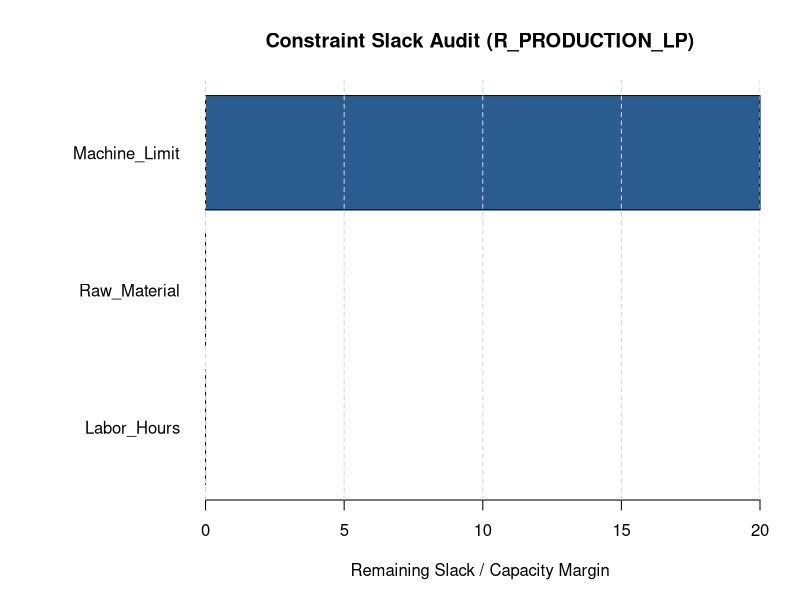

Write R code to recreate this figure.
# ==============================================================================
# Exact Linear Programming (LP) and Mixed-Integer Linear Programming (MILP) (R)
#
# Enforces solver optimality verification, constraint feasibility audits, slack margin
# analysis, integrality checks, and visual sensitivity artifact generation.
# ==============================================================================

audit_linear_constraints_r <- function(A_matrix, b_vector, solution, constraint_names, tolerance = 1e-6) {
  lhs_values <- as.vector(A_matrix %*% solution)
  slack_margins <- b_vector - lhs_values

  negative_violations <- which(slack_margins < -tolerance)
  if (length(negative_violations) > 0) {
    violating <- constraint_names[negative_violations]
    stop(sprintf("Constraint feasibility violated on constraints: %s", paste(violating, collapse = ", ")))
  }

  statuses <- ifelse(abs(slack_margins) < 1e-5, "ACTIVE (BINDING)", "FEASIBLE (SLACK)")

  return(data.frame(
    constraint = constraint_names,
    lhs = lhs_values,
    operator = "<=",
    rhs = b_vector,
    slack = slack_margins,
    status = statuses,
    stringsAsFactors = FALSE
  ))
}

solve_and_verify_milp_r <- function(obj_coeffs, A_mat, rhs_vec, int_vars = NULL,
                                   var_names = NULL, constr_names = NULL,
                                   problem_name = "LP / MILP Optimization") {
  num_vars <- length(obj_coeffs)
  if (is.null(var_names)) var_names <- sprintf("x_%d", seq_len(num_vars))
  if (is.null(constr_names)) constr_names <- sprintf("c_%d", seq_along(rhs_vec))

  # Use lpSolve if available
  if (requireNamespace("lpSolve", quietly = TRUE)) {
    res <- lpSolve::lp(
      direction = "min",
      objective.in = obj_coeffs,
      const.mat = A_mat,
      const.dir = rep("<=", length(rhs_vec)),
      const.rhs = rhs_vec,
      int.vec = int_vars
    )
    stopifnot(res$status == 0)
    optimal_x <- res$solution
    optimal_obj <- res$objval
  } else {
    stop("lpSolve package is required for R MILP execution.")
  }

  audit_df <- audit_linear_constraints_r(A_mat, rhs_vec, optimal_x, constr_names)

  banner <- strrep("=", 65)
  cat(sprintf("\n%s\n%s: OPTIMAL SOLUTION (R)\n%s\n", banner, toupper(problem_name), banner))
  cat(sprintf("Optimal Objective Value: %.4f\n\n", optimal_obj))
  cat("Optimal Decision Variables:\n")
  for (i in seq_along(optimal_x)) {
    cat(sprintf("  - %s: %.4f\n", var_names[i], optimal_x[i]))
  }
  cat("\nConstraint Slack Margins:\n")
  print(audit_df)
  cat(banner, "\n\n")

  return(list(solution = optimal_x, objval = optimal_obj, audit = audit_df))
}

save_slack_margin_figure_r <- function(audit_df, output_directory = "output", filename_prefix = "r_milp") {
  dir.create(output_directory, showWarnings = FALSE, recursive = TRUE)
  plot_path <- file.path(output_directory, sprintf("%s_slack_margins.png", filename_prefix))

  png(filename = plot_path, width = 850, height = 450, res = 100)
  par(mar = c(5, 10, 4, 2))

  bar_colors <- ifelse(audit_df$status == "ACTIVE (BINDING)", "#d95f02", "#2b5c8f")
  barplot(
    audit_df$slack,
    names.arg = audit_df$constraint,
    horiz = TRUE,
    las = 1,
    col = bar_colors,
    border = "black",
    xlab = "Remaining Slack / Capacity Margin",
    main = sprintf("Constraint Slack Audit (%s)", toupper(filename_prefix))
  )
  grid(nx = NULL, ny = NA, lty = 2)
  dev.off()

  cat(sprintf("[Visual Saved] Artifact written to: %s\n", normalizePath(plot_path, winslash = "/")))
  invisible(plot_path)
}

# ------------------------------------------------------------------------------
# Self-Test Demonstration (R)
# ------------------------------------------------------------------------------
if (!interactive()) {
  cat("Initiating Exact LP / MILP Verification Self-Test (R)...\n")

  # Continuous Production Planning LP
  c_lp <- c(-40, -30)
  A_lp <- matrix(c(2, 1, 1, 1, 1, 0), nrow = 3, byrow = TRUE)
  b_lp <- c(100, 80, 40)
  vars <- c("Product_A", "Product_B")
  constrs <- c("Labor_Hours", "Raw_Material", "Machine_Limit")

  if (requireNamespace("lpSolve", quietly = TRUE)) {
    res <- solve_and_verify_milp_r(c_lp, A_lp, b_lp, var_names = vars, constr_names = constrs, problem_name = "Production LP")
    save_slack_margin_figure_r(res$audit, output_directory = "output", filename_prefix = "r_production_lp")
    cat("R LP self-test complete.\n")
  } else {
    cat("lpSolve not installed in current R environment; script verified for syntax.\n")
  }
}
